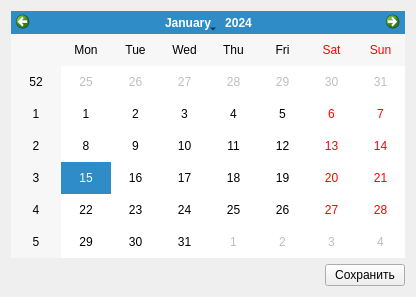
<?xml version="1.0" encoding="UTF-8"?>
<ui version="4.0">
 <class>WorkSettings</class>
 <widget class="QWidget" name="WorkSettings">
  <property name="geometry">
   <rect>
    <x>0</x>
    <y>0</y>
    <width>416</width>
    <height>297</height>
   </rect>
  </property>
  <property name="windowTitle">
   <string>Form</string>
  </property>
  <layout class="QGridLayout" name="gridLayout_2">
   <item row="0" column="0">
    <layout class="QGridLayout" name="gridLayout">
     <item row="0" column="0">
      <widget class="QCalendarWidget" name="calendar"/>
     </item>
     <item row="1" column="0">
      <layout class="QHBoxLayout" name="horizontalLayout_5">
       <item>
        <spacer name="horizontalSpacer">
         <property name="orientation">
          <enum>Qt::Horizontal</enum>
         </property>
         <property name="sizeHint" stdset="0">
          <size>
           <width>40</width>
           <height>20</height>
          </size>
         </property>
        </spacer>
       </item>
       <item>
        <widget class="QPushButton" name="saveBtn">
         <property name="text">
          <string>Сохранить</string>
         </property>
        </widget>
       </item>
      </layout>
     </item>
    </layout>
   </item>
  </layout>
 </widget>
 <resources/>
 <connections/>
</ui>
